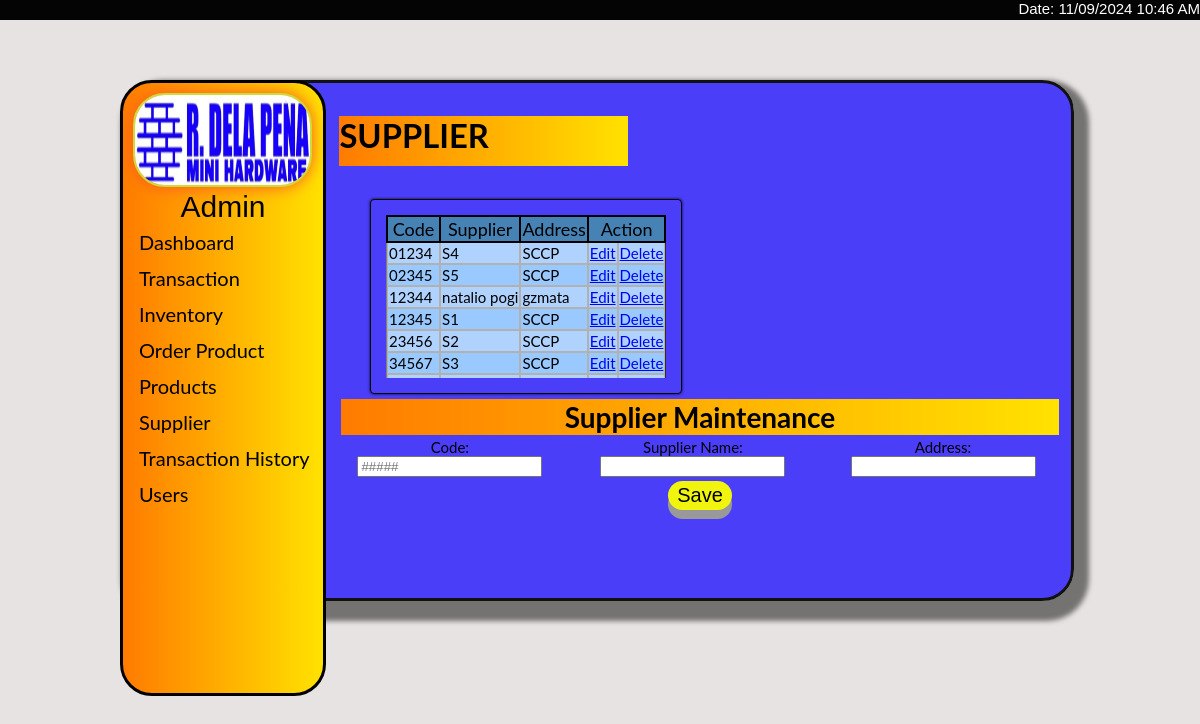
Screenshot of /admin/supplier.php with the database file from the repository.
### tables this page shows
CREATE TABLE `supplier` (
  `Code` varchar(5) NOT NULL,
  `Supplier_Name` varchar(100) NOT NULL,
  `Address` varchar(1000) NOT NULL
);

### admin/supplier.php (the view, shortened to what this page needs)
<!DOCTYPE html>
<html>
    <head>
        <link rel="stylesheet" href="Menui.css">
    </head>
    <body>
<div class="bodymain">
	  <header>
  <div class="sidenav">
    <div class="profile-pic">
    <img src="img/CompanyLogo.png"/>
    </div>
  <div class="user-name">Admin </div>
  <a href="Dashboard.php">Dashboard</a>
    <a href="sell.php">Transaction</a>
    <a href="inventory.php">Inventory</a>
    <a href="order.php">Order Product</a>
    <a href="product.php">Products</a>
    <a href="supplier.php">Supplier</a>
    <a href="history.php">Transaction History</a>
    <a href="users.php">Users</a>
</div>
</header>
<div class="date">
    <p>
      Date: <?= date ('m/d/Y');?> <?= date ('h:i A'); ?> </p>
  </div>
<div class="main">
<h3>SUPPLIER</h3>
    <div class="show-table">
    <div class="outer-wrapper"><div class="inner-wrapper">
            <?php
                include 'inv.php';
		        if(isset($_GET['search'])){
			        $search = $_GET['search'];
			        $product_query2 = "select * from supplier where Code LIKE '%$search%' or Supplier_Name LIKE '%$search%' or Address LIKE '%$search%' or category LIKE '%$search%'";
			        $product_result = mysqli_query($conn, $product_query2);
		        }
		        else {
			        $product_query1 = "select * from supplier";
			        $product_result = mysqli_query($conn, $product_query1);
		        }
		            $ctr=1;
		        echo "<table border='1' cellspacing='0'";
                echo "<tr>
		        <th style='background-color:  rgb(70, 130, 180); color: black'>Code</th>
		        <th style='background-color:  rgb(70, 130, 180); color: black'>Supplier</th>
		        <th style='background-color:  rgb(70, 130, 180); color: black'>Address</th>
                <th colspan='2' style='background-color:  rgb(70, 130, 180); color: black'>Action</th>
		        </tr>";
		        while($row = mysqli_fetch_array($product_result)) {
			        $ctr++;
			        extract($row);
			        if ($ctr%2==1){
				    echo"<tr style='background-color: #99c9ff'>";
			        }
			        else {
				    echo"<tr style='background-color: #afd2ff'>";
			        }
			        echo "
			        <td>$Code</td>
			        <td>$Supplier_Name</td>
			        <td>$Address</td>
                    <td><a href='supplier.php?Edit=$Code'>Edit</a></td>
                    <td><a href='supplier.php?Del=$Code'>Delete</a></td>
                    </tr> ";
		        }
                echo '</table>';
            ?></div></div></div>
            <div class="maintenance">
                <form action="" method="post">
                <table>
                <thead>
                    <tr>
                        <th style= "background: linear-gradient(90deg, #ff7b00 0%, #ffe200 100%); color:black;" colspan="3">Supplier Maintenance</th>
                    </tr>
                </thead>
                <tbody>
                    <tr>
                        <td>Code:<input required type='text' Code='myText' onchange="check_input(event)" name="code" maxlength="5" minlength="5" placeholder="#####" value="<?php if(isset($_GET['Edit'])){ echo $_SESSION['Code'];} ?>" <?php if(isset($_GET['Edit'])){ echo 'readonly="readonly"';}?>></td>
                        <td>Supplier Name:<input required name="SupplierName" value="<?php if(isset($_GET['Edit'])){ echo $_SESSION['Supplier_Name'];} ?>"></td>
                        <td>Address:<input required name="address" value="<?php if(isset($_GET['Edit'])){ echo $_SESSION['Address'];} ?>"></td>
                    </tr>
                    <tr>
                        <td colspan="3" class="btn"><input type="submit" name="<?php if(isset($_GET['Edit'])){ echo 'Update';} else{ echo 'Save';}?>" value="Save"></td>
                    </tr>
                </tbody>
            </table>
            </form>
        </div>
            </div>
</div>
	</body>
</html>

### admin/Menui.css (style rules this page uses)
body { font-family: "Lato", sans-serif; background-color: #e0dbdbc0; overflow-y: hidden; overflow-x: hidden; }
.bodymain { font-family: "Lato", sans-serif; background-color: #1909ffc0; margin-left: 10%; margin-top: 80px; margin-bottom: 10%; margin-right: 10%; border-top: #111 3px solid; border-bottom: #111 3px solid; border-right: #111 3px solid; border-left: #111 3px solid; border-radius: 32px; box-shadow: 5px 10px 5px 10px #757272 ; height: 75%; min-height: 75%; max-height: max-content; }
h3 { background: linear-gradient(90deg, #ff7b00 0%, #ffe200 100%); width: 40%; height: 50px; }
.sidenav { border: solid black 3px; height: 75%; width: 200px; position: fixed; z-index: 1; top: 0; left: 0; background: linear-gradient(90deg, #ff7b00 0%, #ffe200 100%); overflow-x: hidden; padding-top: 10px; margin-left: 10%; margin-top: 80px; margin-bottom: 10%; margin-right: 10%; border-radius: 32px; }
.sidenav a { padding: 6px 8px 6px 16px; text-decoration: none; font-size: 20px; color: #e0dddd; display: block; transition-duration: 0.4s; }
.main { margin-left: 200px; font-size: 28px; padding: 0px 10px; height: 80%; }
.main table { text-align: center; }
.profile-pic img { border-radius: 50%; height: 160px; width: 160px; position: relative; margin-left: 18px; }
.user-name { font-size: 30px; text-align: center; color: white; font-family: 'Franklin Gothic Medium', 'Arial Narrow', Arial, sans-serif; }
tr th { background-color: #333333; }
td { font-size:15px; padding:2px 7px; }
.date { width:100%; background-color:#000000fb; position: fixed; z-index: 1; top: 0 ; left: 0; right: 0; height: 20px; }
.date p { margin-top: 0; font-size: 15px; color: #ffffff; text-align: right; font-family: 'Franklin Gothic Medium', 'Arial Narrow', Arial, sans-serif ; }
.show-table { border:#111; margin:auto; width: 700px; }
.maintenance { text-align: center; }
.outer-wrapper { margin: 3px; margin-left: 20px; margin-right: 20px; border: 1px solid black; border-radius: 4px; box-shadow: 0px 0px 3px rgba(0, 0, 0, 0.9); max-width: fit-content; max-height: 200px; }
.inner-wrapper { overflow-y: scroll; height: 160px; max-height: 66.4vh; margin-top: 3px; margin: 15px; padding-bottom: 3px; }
.inner-wrapper table { min-width: max-content; border-collapse: separate; border-spacing: 0px; }
.inner-wrapper table th { position: sticky; top: 0px; background-color: #133b5c; color: rgb(241, 245, 179); text-align: center; font-weight: normal; font-size: 18px; outline: 0.7px solid black; border: 1.5px solid black; }
.inner-wrapper table th, table td { padding: 1px; padding-top: 1px; padding-bottom: 1px; }
.inner-wrapper table td { text-align: left; font-size: 15px; border: 1px solid rgb(177, 177, 177); padding-left: 1px; }
.btn input { padding: 3px 9px; font-size: 20px; text-align: center; cursor: pointer; outline: none; color: #000000; background-color: #f1f50e ; border: none; border-radius: 15px; box-shadow: 0 9px #999; }

### admin/supplier.php (style rules this page uses)
.profile-pic img { width: 175px; height: 90px; border-radius: 32px; border: 2px solid #cddc39; filter: drop-shadow(0 0 8px #ff5722); margin-left: 10px; }
.main { padding-bottom: 85px; }
.sidenav a { color:black; }
.user-name { color: black; }

### rows the page displays
supplier: Code "01234", Supplier_Name "S4", Address "SCCP"
supplier: Code "02345", Supplier_Name "S5", Address "SCCP"
supplier: Code "12344", Supplier_Name "natalio pogi", Address "gzmata"
supplier: Code "12345", Supplier_Name "S1", Address "SCCP"
supplier: Code "23456", Supplier_Name "S2", Address "SCCP"
supplier: Code "34567", Supplier_Name "S3", Address "SCCP"

### other values shown
date ('m/d/Y') "11/09/2024"
date ('h:i A') "10:46 AM"
